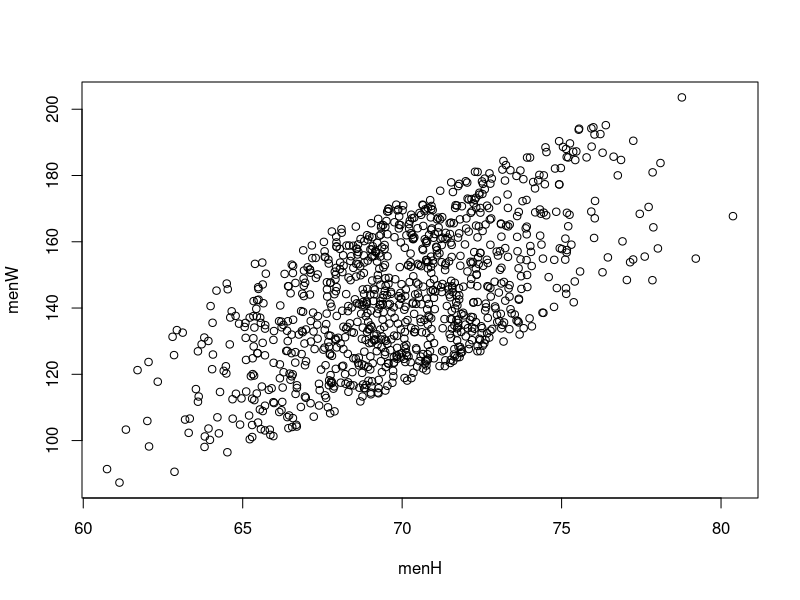
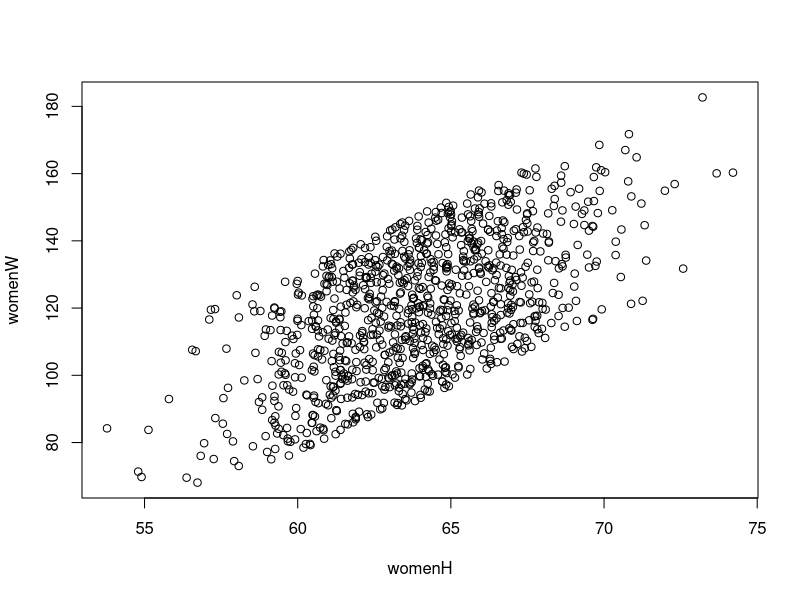
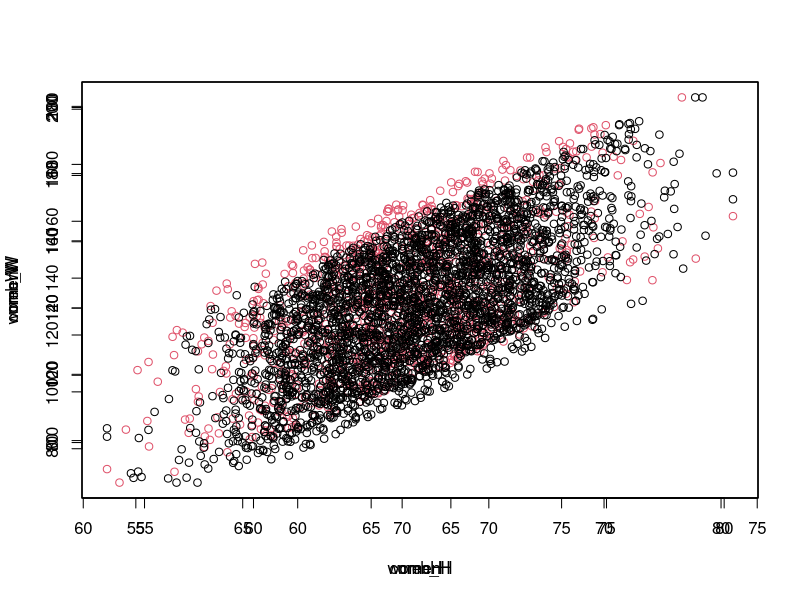

The R script that drew these images, in order:
menH <- rnorm(1000,mean=70,sd=3)
menW <- runif(1000,15,70)+ 4*menH + 144 - 280 -42
men_cor <- cor(menH,menW)
plot(menH,menW)

womenH <- rnorm(1000,mean=64,sd=3)
womenW <- runif(1000,15,70)+ 4*womenH + 120 -256 -42
women_cor <- cor(womenH,womenW)
plot.new()
plot(womenH,womenW)

comb_H <- c(menH,womenH)
comb_W <- c(menW,womenW)
comb_cor <- cor(comb_H,comb_W)

men_women_data <- cbind(menH,menW,womenH,womenW)

plot(menH,menW,col=2)
par(new=TRUE)
plot(womenH,womenW)
par(new=TRUE)
plot(comb_H,comb_W)